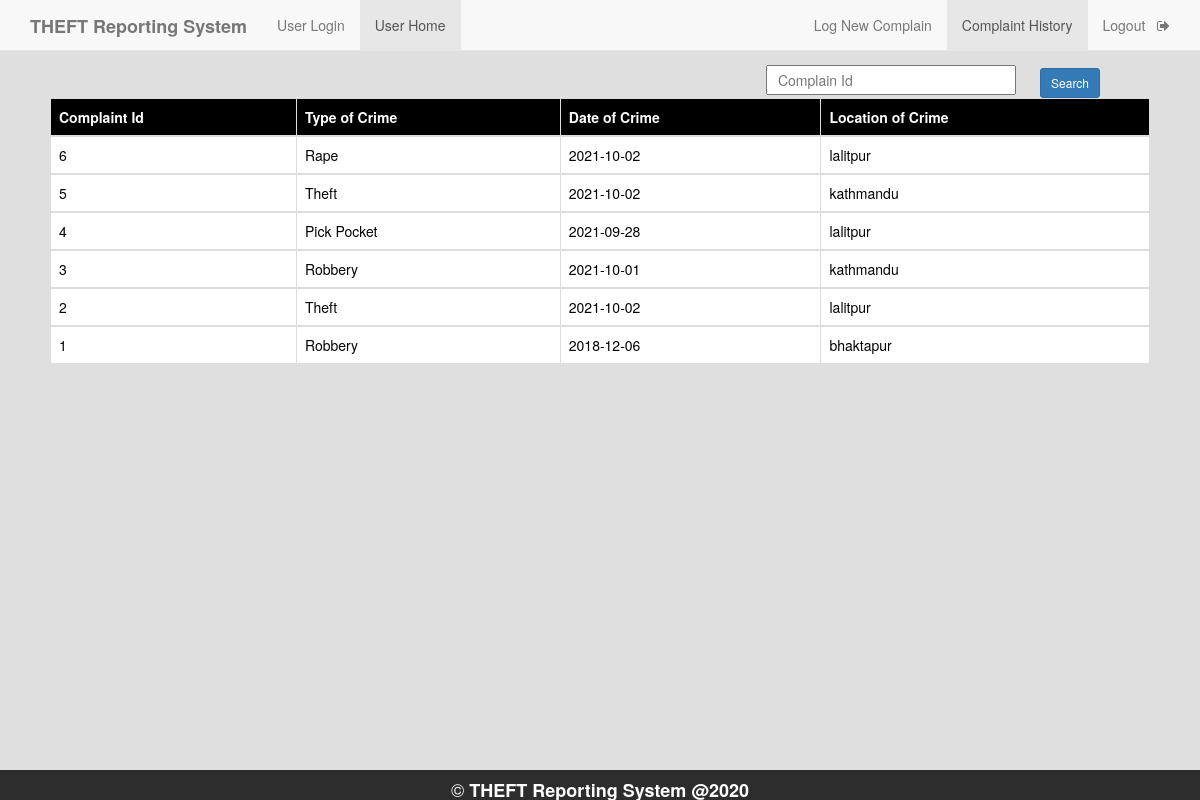
The app's page /Crime-Reporting-System/complainer_complain_history.php (signed in) with its own data.
### tables this page shows
CREATE TABLE `complaint` (
  `c_id` int(11) NOT NULL,
  `a_no` bigint(12) NOT NULL,
  `location` varchar(50) NOT NULL,
  `type_crime` varchar(50) NOT NULL,
  `d_o_c` date NOT NULL,
  `description` varchar(7000) NOT NULL,
  `inc_status` varchar(50) DEFAULT 'Unassigned',
  `pol_status` varchar(50) DEFAULT 'null',
  `p_id` varchar(50) DEFAULT 'Null'
);

### Crime-Reporting-System/complainer_complain_history.php (the view, shortened to what this page needs)
<!DOCTYPE html>
<html>
<head>
    <?php
    $conn=mysqli_connect("localhost","root","","crime_portal");
        $u_id=$_SESSION['u_id'];
        $result1=mysqli_query($conn,"SELECT a_no FROM user where u_id='$u_id'");
        $q2=mysqli_fetch_assoc($result1);
        $a_no=$q2['a_no'];
    $query="select c_id,type_crime,d_o_c,location from complaint where a_no='$a_no' order by c_id desc";
    $result=mysqli_query($conn,$query);
    ?>
	   <link rel="stylesheet" type="text/css" href="https://maxcdn.bootstrapcdn.com/bootstrap/3.3.5/css/bootstrap.min.css">
	   <link rel="stylesheet" type="text/css" href="https://maxcdn.bootstrapcdn.com/font-awesome/4.4.0/css/font-awesome.min.css">
</head>
<body style="background-color: #dfdfdf">
        <nav  class="navbar navbar-default navbar-fixed-top">
              <div class="container">
                  <div class="navbar-header">
                      <a class="navbar-brand" href="home.php"><b>THEFT Reporting System</b></a>
                  </div>
                <div id="navbar" class="collapse navbar-collapse">
                    <ul class="nav navbar-nav">
                        <li ><a href="complainer_page.php">User Login</a></li>
                        <li class="active"><a href="complainer_page.php">User Home</a></li>
                    </ul>
                    <ul class="nav navbar-nav navbar-right">
                        <li ><a href="complainer_page.php">Log New Complain</a></li>
                        <li class="active"><a href="complainer_complain_history.php">Complaint History</a></li>
                        <li><a href="logout.php">Logout &nbsp <i class="fa fa-sign-out" aria-hidden="true"></i></a></li>
                    </ul>
                  </div>
              </div>
        </nav>
    <div>
        <form style="float: right; margin-right: 100px; margin-top: 65px;" method="post">
            <input type="text" name="cid" style="width: 250px; height: 30px; color: black;" placeholder="&nbsp Complain Id" id="ciid" onfocusout="f1()" required>
            <input class="btn btn-primary btn-sm" type="submit" value="Search" style="margin-top:2px; margin-left:20px;" name="s2">
        </form>
    </div>
    <div style="padding:50px;">
      <table class="table table-bordered">
       <thead class="thead-dark" style="background-color: black; color: white;">
         <tr>
          <th scope="col">Complaint Id</th>
          <th scope="col">Type of Crime</th>
          <th scope="col">Date of Crime</th>
          <th scope="col">Location of Crime</th>
        </tr>
      </thead>
<?php
      while($rows=mysqli_fetch_assoc($result)){
    ?>
    <tbody style="background-color: white; color: black;">
      <tr>
        <td><?php echo $rows['c_id']; ?></td>
        <td><?php echo $rows['type_crime']; ?></td>
        <td><?php echo $rows['d_o_c']; ?></td>
        <td><?php echo $rows['location']; ?></td>
      </tr>
    </tbody>
    <?php
    }
    ?>
</table>
 </div>
<div style="position: fixed;
   left: 0;
   bottom: 0;
   width: 100%;
   height: 30px;
   background-color: rgba(0,0,0,0.8);
   color: white;
   text-align: center;">
  <h4 style="color: white;">&copy <b>THEFT Reporting System @2020</b></h4>
</div>
</body>
</html>

### records on screen
complaint: c_id "6", type_crime "Rape", d_o_c "2021-10-02", location "lalitpur"
complaint: c_id "5", type_crime "Theft", d_o_c "2021-10-02", location "kathmandu"
complaint: c_id "4", type_crime "Pick Pocket", d_o_c "2021-09-28", location "lalitpur"
complaint: c_id "3", type_crime "Robbery", d_o_c "2021-10-01", location "kathmandu"
complaint: c_id "2", type_crime "Theft", d_o_c "2021-10-02", location "lalitpur"
complaint: c_id "1", type_crime "Robbery", d_o_c "2018-12-06", location "bhaktapur"
